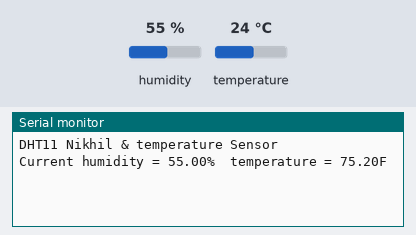
Bench run of a sketch on a simulated Arduino Uno, built with avr-gcc and run on an emulated ATmega328P. On the bench: the last lines printed to the serial monitor. The test bench sets the inputs (shaded band); at power-on: humidity 55 %, temperature 24 °C.

Above: at 2.7 s.
2.8 s: humidity set to 22 %
At 7.8 s:
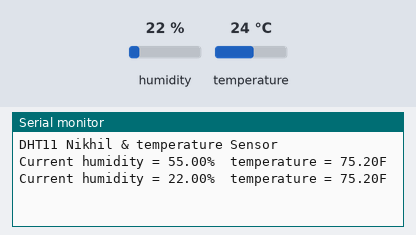
8.8 s: temperature set to 12 °C
At 12.5 s:
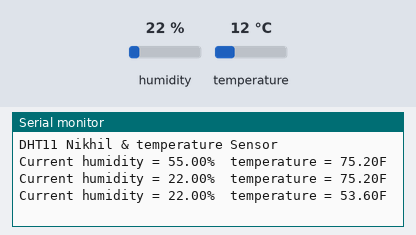
14.8 s: humidity set to 40 %
At 17.1 s:
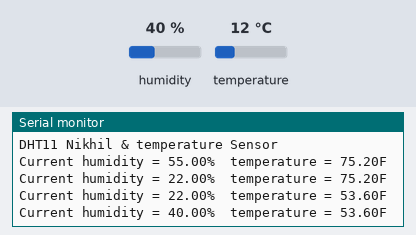
Timing chart, 0 to 18.6 s (numbered marks = the images above; inputs shaded):
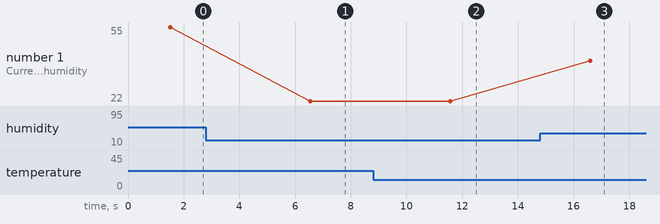

The sketch:

DHT11.ino
```cpp
#include "dht.h"
#define dht_apin A0 // Analog Pin sensor is connected to

dht DHT;

void setup(){

  Serial.begin(9600);
  delay(500);//Delay to let system boot
  Serial.println("DHT11 Nikhil & temperature Sensor\n\n");
  delay(1000);//Wait before accessing Sensor

}//end "setup()"

void loop(){
  //Start of Program

    DHT.read11(dht_apin);

    Serial.print("Current humidity = ");
    Serial.print(DHT.humidity);
    Serial.print("%  ");
    Serial.print("temperature = ");
    float TempF = 0;
    TempF = (DHT.temperature*1.8)+32;
    Serial.print(TempF);
    Serial.println("F  ");

    delay(5000);//Wait 5 seconds before accessing sensor again.

  //Fastest should be once every two seconds.

}// end loop()
```

Measured:
- after the input at 2.8 s, the serial monitor: prints a new line after 3.7 s (image 1)
- after the input at 8.8 s, the serial monitor: prints a new line after 2.8 s (image 2)
- after the input at 14.8 s, the serial monitor: prints a new line after 1.8 s (image 3)
- plotted number 1: 55 → 22 after the input at 2.8 s, 22 → 40 after the input at 14.8 s
